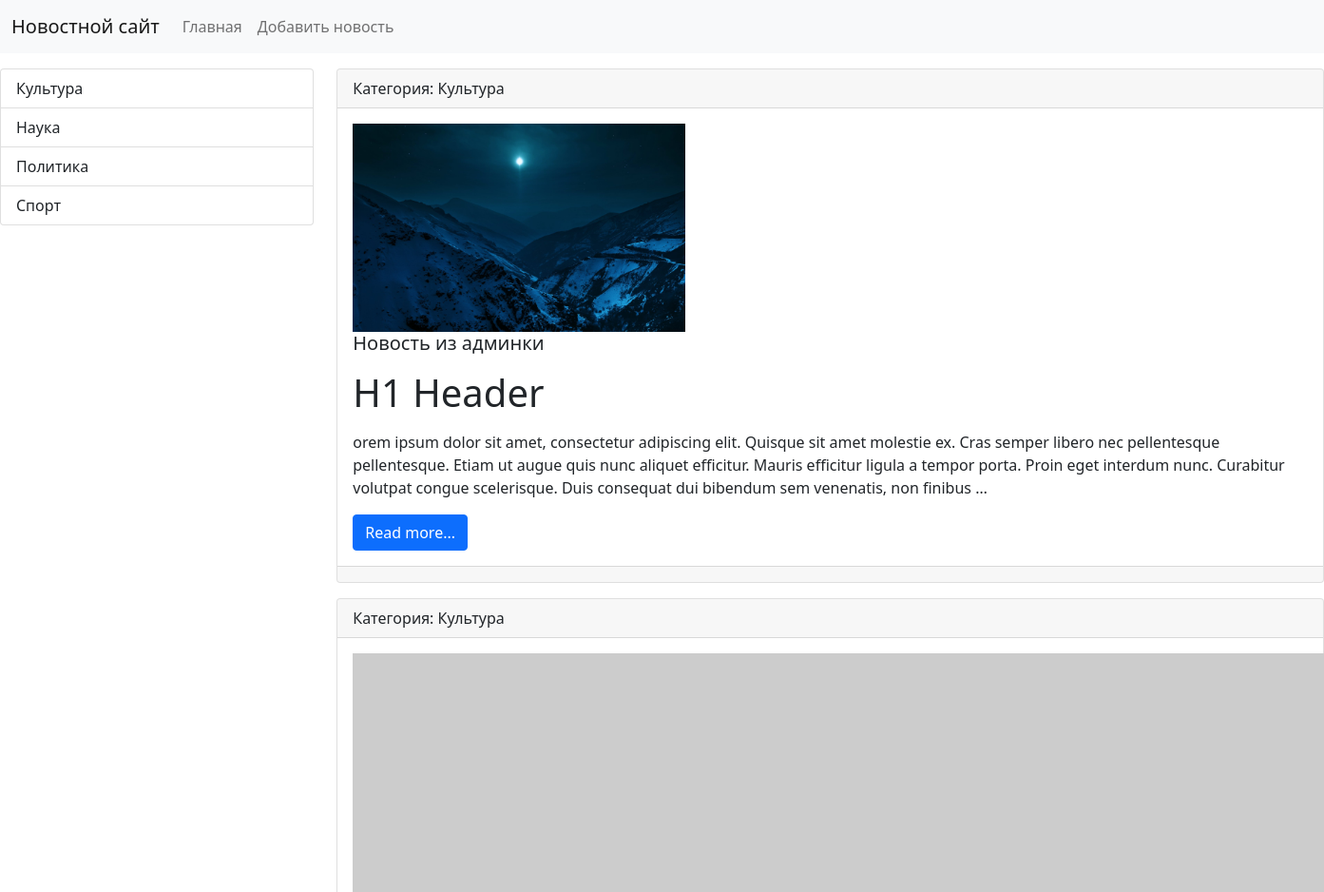
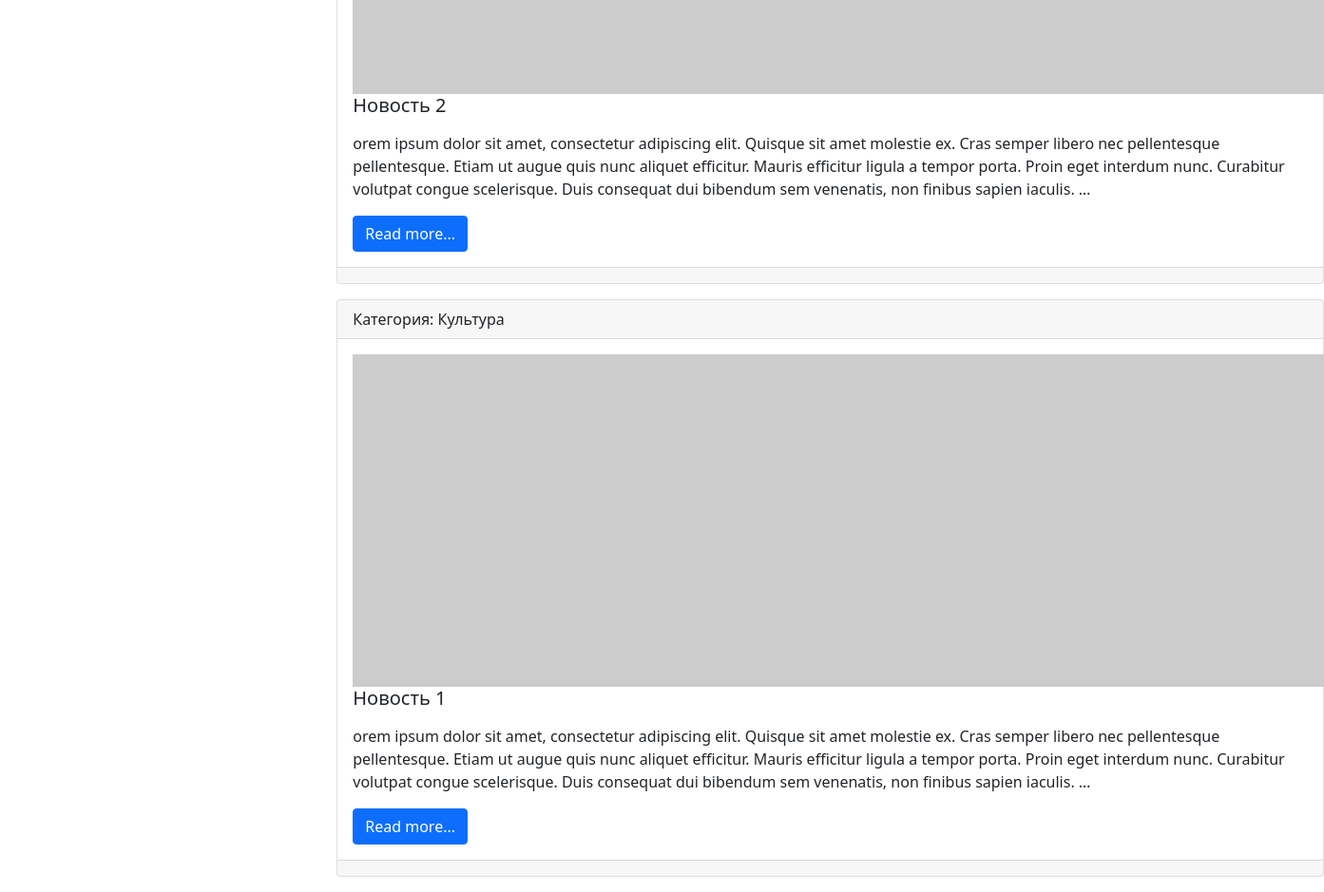
Page /category/1/ on the committed database (2 pictures, top to bottom).
### news/models.py (models this page shows, shortened)
class Category(models.Model):
    title = models.CharField(max_length=150, db_index=True, verbose_name='Наименование категории')
    def get_absolute_url(self):
        return reverse('category', kwargs={"category_id": self.pk})
    def __str__(self):
        return self.title
    class Meta:
        verbose_name = 'Категория'
        verbose_name_plural = 'Категории'
        ordering = ['title']

class News(models.Model):
    title = models.CharField(max_length=150, verbose_name='Наименование')
    content = models.TextField(blank=True, verbose_name='Контент')
    created_at = models.DateTimeField(auto_now_add=True, verbose_name='Дата публикации')
    updated_at = models.DateTimeField(auto_now=True, verbose_name='Обновлено')
    photo = models.ImageField(upload_to='photos/%Y/%m/$d/', verbose_name='Фото', blank=True)
    is_published = models.BooleanField(default=True, verbose_name='Опубликовано')
    category = models.ForeignKey('Category', on_delete=models.PROTECT, null=True, verbose_name='Категория')
    def get_absolute_url(self):
        return reverse('view_news', kwargs={"news_id": self.pk})
    class Meta:
        verbose_name = 'Новость'
        verbose_name_plural = 'Новости'
        ordering = ['-created_at']

### news/views.py (the view)
# urls.py: path('category/<int:category_id>/', get_category, name='category'),
def get_category(request, category_id):
    news = News.objects.filter(category_id=category_id)
    category = Category.objects.get(pk=category_id)
    return render(request, 'news/category.html', {'news': news, 'category': category})

### news/templatetags/news_tags.py (called while the page is built)
@register.inclusion_tag('news/list_categories.html')
def show_categories(arg1='Hello', arg2='world'):
    categories = Category.objects. all()
    return {"categories": categories, "arg1": arg1, "arg2": arg2}

### news/templates/news/category.html (shortened to what this page needs)
{% extends 'base.html' %}
{% block sidebar %}
{% include 'include/_sidebar.html' %}
{% endblock %}
{% block content %}
{% for item in news %}
<div class="card mb-3">
    <div class="card-header">
        Категория: {{ item.category }}
    </div>
    <div class="card-body">
        <div class="media">
            {% if item.photo %}
            <img src="{{ item.photo.url }}" alt="" width="350" class="mr-3">
            {% else %}
            <img src="https://picsum.photos/id/1060/350/235/?blur=2" alt="" class="mr-3">
            {% endif %}
            <div class="media-body">
                <h5 class="card-title">{{ item.title }}</h5>
                <p class="card-text">{{ item.content|safe|linebreaks|truncatewords:50 }}</p>
                <a href="{{ item.get_absolute_url }}" class="btn btn-primary">Read more...</a>
            </div>
        </div>
    </div>
    <div class="card-footer text-muted">
    </div>
</div>
{% endfor %}
{% endblock %}

### templates/base.html (shortened to what this page needs)
<!doctype html>
<html lang="en">
<head>
    <link href="https://cdn.jsdelivr.net/npm/bootstrap@5.0.0-beta3/dist/css/bootstrap.min.css" rel="stylesheet"
>
</head>
<body>
{% include 'include/_nav.html' %}
<div class="conteiner mt-3">
    <div class="row">
        <div class="col-md-3">
            {% block sidebar %}SIDEBAR{% endblock %}
        </div>
        <div class="col-md-9">
            {% block content %}CONTENT{% endblock %}
        </div>
    </div>
</div>
</body>
</html>

### templates/include/_nav.html (shortened to what this page needs)
<nav class="navbar navbar-expand-lg navbar-light bg-light">
    <div class="container-fluid">
        <a class="navbar-brand" href="{% url 'home' %}">Новостной сайт</a>
        <div class="collapse navbar-collapse" id="navbarSupportedContent">
            <ul class="navbar-nav mr-auto">
                <li class="nav-item"><a class="nav-link" href="{% url 'home' %}">Главная</a></li>
                <li class="nav-item"><a class="nav-link" href="{% url 'home' %}">Добавить новость</a></li>
            </ul>
        </div>
    </div>
</nav>

### templates/include/_sidebar.html (shortened to what this page needs)
{% load news_tags %}
{% show_categories %}

### news/templates/news/list_categories.html
<div class="list-group">
    {% for item in categories %}
    <a href="{{ item.get_absolute_url }}" class="list-group-item list-group-item-action">{{ item.title }}</a>
    {% endfor %}
</div>

### rows in the picture
Category: title "Культура"
Category: title "Наука"
Category: title "Политика"
Category: title "Спорт"
News: category "Культура", photo (picture), title "Новость из админки", content "H1 Header orem ipsum dolor sit amet, consectetur adipiscing elit. Quisque sit amet molestie ex. Cras semper libero nec pellentesque pellentesque. Etiam ut augue quis nunc aliquet efficitur. Mauris efficitur ligula a tempor porta. Proin eget interdum nunc. Curabitur volutpat congue scelerisque. Duis consequat dui bibendum sem venenatis, non finibus …"
News: category "Культура", title "Новость 2", content "orem ipsum dolor sit amet, consectetur adipiscing elit. Quisque sit amet molestie ex. Cras semper libero nec pellentesque pellentesque. Etiam ut augue quis nunc aliquet efficitur. Mauris efficitur ligula a tempor porta. Proin eget interdum nunc. Curabitur volutpat congue scelerisque. Duis consequat dui bibendum sem venenatis, non finibus sapien iaculis. …"
News: category "Культура", title "Новость 1", content "orem ipsum dolor sit amet, consectetur adipiscing elit. Quisque sit amet molestie ex. Cras semper libero nec pellentesque pellentesque. Etiam ut augue quis nunc aliquet efficitur. Mauris efficitur ligula a tempor porta. Proin eget interdum nunc. Curabitur volutpat congue scelerisque. Duis consequat dui bibendum sem venenatis, non finibus sapien iaculis. …"
